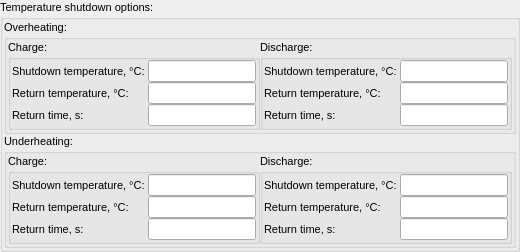
       <widget class="QGroupBox" name="groupBox">
        <property name="enabled">
         <bool>true</bool>
        </property>
        <property name="font">
         <font>
          <pointsize>8</pointsize>
         </font>
        </property>
        <property name="autoFillBackground">
         <bool>false</bool>
        </property>
        <property name="styleSheet">
         <string notr="true">Qt::AlignLeft</string>
        </property>
        <property name="title">
         <string>Temperature shutdown options:</string>
        </property>
        <property name="flat">
         <bool>false</bool>
        </property>
        <property name="checkable">
         <bool>false</bool>
        </property>
        <layout class="QVBoxLayout" name="verticalLayout_14">
         <property name="spacing">
          <number>0</number>
         </property>
         <property name="leftMargin">
          <number>1</number>
         </property>
         <property name="topMargin">
          <number>1</number>
         </property>
         <property name="rightMargin">
          <number>1</number>
         </property>
         <property name="bottomMargin">
          <number>1</number>
         </property>
         <item>
          <widget class="QGroupBox" name="groupBox_2">
           <property name="font">
            <font>
             <pointsize>8</pointsize>
            </font>
           </property>
           <property name="title">
            <string>Overheating:</string>
           </property>
           <layout class="QHBoxLayout" name="horizontalLayout_8">
            <property name="spacing">
             <number>0</number>
            </property>
            <property name="leftMargin">
             <number>1</number>
            </property>
            <property name="topMargin">
             <number>1</number>
            </property>
            <property name="rightMargin">
             <number>1</number>
            </property>
            <property name="bottomMargin">
             <number>1</number>
            </property>
            <item>
             <widget class="QGroupBox" name="groupBox_4">
              <property name="font">
               <font>
                <pointsize>8</pointsize>
               </font>
              </property>
              <property name="title">
               <string>Charge:</string>
              </property>
              <layout class="QHBoxLayout" name="horizontalLayout_3">
               <property name="spacing">
                <number>0</number>
               </property>
               <property name="leftMargin">
                <number>1</number>
               </property>
               <property name="topMargin">
                <number>1</number>
               </property>
               <property name="rightMargin">
                <number>1</number>
               </property>
               <property name="bottomMargin">
                <number>1</number>
               </property>
               <item>
                <layout class="QVBoxLayout" name="verticalLayout_6">
                 <property name="spacing">
                  <number>0</number>
                 </property>
                 <item>
                  <widget class="QLabel" name="label_2">
                   <property name="font">
                    <font>
                     <pointsize>8</pointsize>
                    </font>
                   </property>
                   <property name="text">
                    <string>Shutdown temperature, °C: </string>
                   </property>
                  </widget>
                 </item>
                 <item>
                  <widget class="QLabel" name="label_4">
                   <property name="font">
                    <font>
                     <pointsize>8</pointsize>
                    </font>
                   </property>
                   <property name="text">
                    <string>Return temperature, °C:</string>
                   </property>
                  </widget>
                 </item>
                 <item>
                  <widget class="QLabel" name="label_7">
                   <property name="font">
                    <font>
                     <pointsize>8</pointsize>
                    </font>
                   </property>
                   <property name="text">
                    <string>Return time, s:</string>
                   </property>
                  </widget>
                 </item>
                </layout>
               </item>
               <item>
                <layout class="QVBoxLayout" name="verticalLayout_5">
                 <property name="spacing">
                  <number>0</number>
                 </property>
                 <item>
                  <widget class="QLineEdit" name="lineEdit_0x18">
                   <property name="font">
                    <font>
                     <pointsize>8</pointsize>
                    </font>
                   </property>
                  </widget>
                 </item>
                 <item>
                  <widget class="QLineEdit" name="lineEdit_0x19">
                   <property name="font">
                    <font>
                     <pointsize>8</pointsize>
                    </font>
                   </property>
                  </widget>
                 </item>
                 <item>
                  <widget class="QLineEdit" name="lineEdit_0x3a_1">
                   <property name="font">
                    <font>
                     <pointsize>8</pointsize>
                    </font>
                   </property>
                  </widget>
                 </item>
                </layout>
               </item>
              </layout>
             </widget>
            </item>
            <item>
             <widget class="QGroupBox" name="groupBox_5">
              <property name="font">
               <font>
                <pointsize>8</pointsize>
               </font>
              </property>
              <property name="title">
               <string>Discharge:</string>
              </property>
              <layout class="QHBoxLayout" name="horizontalLayout_4">
               <property name="spacing">
                <number>0</number>
               </property>
               <property name="leftMargin">
                <number>1</number>
               </property>
               <property name="topMargin">
                <number>1</number>
               </property>
               <property name="rightMargin">
                <number>1</number>
               </property>
               <property name="bottomMargin">
                <number>1</number>
               </property>
               <item>
                <layout class="QVBoxLayout" name="verticalLayout_10">
                 <property name="spacing">
                  <number>0</number>
                 </property>
                 <item>
                  <widget class="QLabel" name="label_15">
                   <property name="font">
                    <font>
                     <pointsize>8</pointsize>
                    </font>
                   </property>
                   <property name="text">
                    <string>Shutdown temperature, °C: </string>
                   </property>
                  </widget>
                 </item>
                 <item>
                  <widget class="QLabel" name="label_16">
                   <property name="font">
                    <font>
                     <pointsize>8</pointsize>
                    </font>
                   </property>
                   <property name="text">
                    <string>Return temperature, °C:</string>
                   </property>
                  </widget>
                 </item>
                 <item>
                  <widget class="QLabel" name="label_18">
                   <property name="font">
                    <font>
                     <pointsize>8</pointsize>
                    </font>
                   </property>
                   <property name="text">
                    <string>Return time, s:</string>
                   </property>
                  </widget>
                 </item>
                </layout>
               </item>
               <item>
                <layout class="QVBoxLayout" name="verticalLayout_7">
                 <property name="spacing">
                  <number>0</number>
                 </property>
                 <item>
                  <widget class="QLineEdit" name="lineEdit_0x1c">
                   <property name="font">
                    <font>
                     <pointsize>8</pointsize>
                    </font>
                   </property>
                  </widget>
                 </item>
                 <item>
                  <widget class="QLineEdit" name="lineEdit_0x1d">
                   <property name="font">
                    <font>
                     <pointsize>8</pointsize>
                    </font>
                   </property>
                  </widget>
                 </item>
                 <item>
                  <widget class="QLineEdit" name="lineEdit_0x3b_1">
                   <property name="font">
                    <font>
                     <pointsize>8</pointsize>
                    </font>
                   </property>
                  </widget>
                 </item>
                </layout>
               </item>
              </layout>
             </widget>
            </item>
           </layout>
          </widget>
         </item>
         <item>
          <widget class="QGroupBox" name="groupBox_3">
           <property name="font">
            <font>
             <pointsize>8</pointsize>
            </font>
           </property>
           <property name="title">
            <string>Underheating:</string>
           </property>
           <layout class="QHBoxLayout" name="horizontalLayout_7">
            <property name="spacing">
             <number>0</number>
            </property>
            <property name="leftMargin">
             <number>1</number>
            </property>
            <property name="topMargin">
             <number>1</number>
            </property>
            <property name="rightMargin">
             <number>1</number>
            </property>
            <property name="bottomMargin">
             <number>1</number>
            </property>
            <item>
             <widget class="QGroupBox" name="groupBox_6">
              <property name="font">
               <font>
                <pointsize>8</pointsize>
               </font>
              </property>
              <property name="title">
               <string>Charge:</string>
              </property>
              <layout class="QHBoxLayout" name="horizontalLayout_5">
               <property name="spacing">
                <number>0</number>
               </property>
               <property name="leftMargin">
                <number>1</number>
               </property>
               <property name="topMargin">
                <number>1</number>
               </property>
               <property name="rightMargin">
                <number>1</number>
               </property>
               <property name="bottomMargin">
                <number>1</number>
               </property>
               <item>
                <layout class="QVBoxLayout" name="verticalLayout_12">
                 <property name="spacing">
                  <number>0</number>
                 </property>
                 <item>
                  <widget class="QLabel" name="label_21">
                   <property name="font">
                    <font>
                     <pointsize>8</pointsize>
                    </font>
                   </property>
                   <property name="text">
                    <string>Shutdown temperature, °C: </string>
                   </property>
                  </widget>
                 </item>
                 <item>
                  <widget class="QLabel" name="label_22">
                   <property name="font">
                    <font>
                     <pointsize>8</pointsize>
                    </font>
                   </property>
                   <property name="text">
                    <string>Return temperature, °C:</string>
                   </property>
                  </widget>
                 </item>
                 <item>
                  <widget class="QLabel" name="label_25">
                   <property name="font">
                    <font>
                     <pointsize>8</pointsize>
                    </font>
                   </property>
                   <property name="text">
                    <string>Return time, s:</string>
                   </property>
                  </widget>
                 </item>
                </layout>
               </item>
               <item>
                <layout class="QVBoxLayout" name="verticalLayout_9">
                 <property name="spacing">
                  <number>0</number>
                 </property>
                 <item>
                  <widget class="QLineEdit" name="lineEdit_0x1a">
                   <property name="font">
                    <font>
                     <pointsize>8</pointsize>
                    </font>
                   </property>
                  </widget>
                 </item>
                 <item>
                  <widget class="QLineEdit" name="lineEdit_0x1b">
                   <property name="font">
                    <font>
                     <pointsize>8</pointsize>
                    </font>
                   </property>
                  </widget>
                 </item>
                 <item>
                  <widget class="QLineEdit" name="lineEdit_0x3a_0">
                   <property name="font">
                    <font>
                     <pointsize>8</pointsize>
                    </font>
                   </property>
                  </widget>
                 </item>
                </layout>
               </item>
              </layout>
             </widget>
            </item>
            <item>
             <widget class="QGroupBox" name="groupBox_7">
              <property name="font">
               <font>
                <pointsize>8</pointsize>
               </font>
              </property>
              <property name="title">
               <string>Discharge:</string>
              </property>
              <layout class="QHBoxLayout" name="horizontalLayout_6">
               <property name="spacing">
                <number>0</number>
               </property>
               <property name="leftMargin">
                <number>1</number>
               </property>
               <property name="topMargin">
                <number>1</number>
               </property>
               <property name="rightMargin">
                <number>1</number>
               </property>
               <property name="bottomMargin">
                <number>1</number>
               </property>
               <item>
                <layout class="QVBoxLayout" name="verticalLayout_13">
                 <property name="spacing">
                  <number>0</number>
                 </property>
                 <item>
                  <widget class="QLabel" name="label_26">
                   <property name="font">
                    <font>
                     <pointsize>8</pointsize>
                    </font>
                   </property>
                   <property name="text">
                    <string>Shutdown temperature, °C: </string>
                   </property>
                  </widget>
                 </item>
                 <item>
                  <widget class="QLabel" name="label_28">
                   <property name="font">
                    <font>
                     <pointsize>8</pointsize>
                    </font>
                   </property>
                   <property name="text">
                    <string>Return temperature, °C:</string>
                   </property>
                  </widget>
                 </item>
                 <item>
                  <widget class="QLabel" name="label_30">
                   <property name="font">
                    <font>
                     <pointsize>8</pointsize>
                    </font>
                   </property>
                   <property name="text">
                    <string>Return time, s:</string>
                   </property>
                  </widget>
                 </item>
                </layout>
               </item>
               <item>
                <layout class="QVBoxLayout" name="verticalLayout_11">
                 <property name="spacing">
                  <number>0</number>
                 </property>
                 <item>
                  <widget class="QLineEdit" name="lineEdit_0x1e">
                   <property name="font">
                    <font>
                     <pointsize>8</pointsize>
                    </font>
                   </property>
                  </widget>
                 </item>
                 <item>
                  <widget class="QLineEdit" name="lineEdit_0x1f">
                   <property name="font">
                    <font>
                     <pointsize>8</pointsize>
                    </font>
                   </property>
                  </widget>
                 </item>
                 <item>
                  <widget class="QLineEdit" name="lineEdit_0x3b_0">
                   <property name="font">
                    <font>
                     <pointsize>8</pointsize>
                    </font>
                   </property>
                  </widget>
                 </item>
                </layout>
               </item>
              </layout>
             </widget>
            </item>
           </layout>
          </widget>
         </item>
        </layout>
       </widget>
